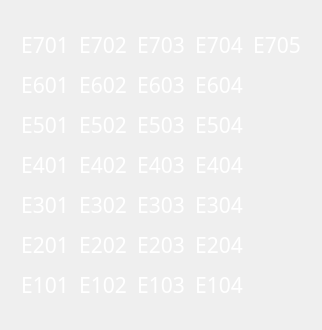
            <widget class="QWidget" name="bay_e_page">
             <layout class="QVBoxLayout" name="verticalLayout_35">
              <item>
               <widget class="QFrame" name="frame_30">
                <property name="frameShape">
                 <enum>QFrame::NoFrame</enum>
                </property>
                <property name="frameShadow">
                 <enum>QFrame::Raised</enum>
                </property>
                <layout class="QHBoxLayout" name="horizontalLayout_9">
                 <property name="spacing">
                  <number>10</number>
                 </property>
                 <property name="leftMargin">
                  <number>10</number>
                 </property>
                 <property name="topMargin">
                  <number>10</number>
                 </property>
                 <property name="rightMargin">
                  <number>10</number>
                 </property>
                 <property name="bottomMargin">
                  <number>10</number>
                 </property>
                 <item>
                  <widget class="QFrame" name="frame_31">
                   <property name="frameShape">
                    <enum>QFrame::NoFrame</enum>
                   </property>
                   <property name="frameShadow">
                    <enum>QFrame::Raised</enum>
                   </property>
                   <layout class="QVBoxLayout" name="verticalLayout_34">
                    <property name="spacing">
                     <number>10</number>
                    </property>
                    <property name="leftMargin">
                     <number>0</number>
                    </property>
                    <property name="rightMargin">
                     <number>0</number>
                    </property>
                    <item>
                     <widget class="QLabel" name="e701">
                      <property name="font">
                       <font>
                        <family>Mitr SemiBold</family>
                        <pointsize>16</pointsize>
                       </font>
                      </property>
                      <property name="styleSheet">
                       <string notr="true">color: rgb(255, 255, 255);</string>
                      </property>
                      <property name="text">
                       <string>E701</string>
                      </property>
                      <property name="alignment">
                       <set>Qt::AlignCenter</set>
                      </property>
                     </widget>
                    </item>
                    <item>
                     <widget class="QLabel" name="e601">
                      <property name="font">
                       <font>
                        <family>Mitr SemiBold</family>
                        <pointsize>16</pointsize>
                       </font>
                      </property>
                      <property name="styleSheet">
                       <string notr="true">color: rgb(255, 255, 255);</string>
                      </property>
                      <property name="text">
                       <string>E601</string>
                      </property>
                      <property name="alignment">
                       <set>Qt::AlignCenter</set>
                      </property>
                     </widget>
                    </item>
                    <item>
                     <widget class="QLabel" name="e501">
                      <property name="font">
                       <font>
                        <family>Mitr SemiBold</family>
                        <pointsize>16</pointsize>
                       </font>
                      </property>
                      <property name="styleSheet">
                       <string notr="true">color: rgb(255, 255, 255);</string>
                      </property>
                      <property name="text">
                       <string>E501</string>
                      </property>
                      <property name="alignment">
                       <set>Qt::AlignCenter</set>
                      </property>
                     </widget>
                    </item>
                    <item>
                     <widget class="QLabel" name="e401">
                      <property name="font">
                       <font>
                        <family>Mitr SemiBold</family>
                        <pointsize>16</pointsize>
                       </font>
                      </property>
                      <property name="styleSheet">
                       <string notr="true">color: rgb(255, 255, 255);</string>
                      </property>
                      <property name="text">
                       <string>E401</string>
                      </property>
                      <property name="alignment">
                       <set>Qt::AlignCenter</set>
                      </property>
                     </widget>
                    </item>
                    <item>
                     <widget class="QLabel" name="e301">
                      <property name="font">
                       <font>
                        <family>Mitr SemiBold</family>
                        <pointsize>16</pointsize>
                       </font>
                      </property>
                      <property name="styleSheet">
                       <string notr="true">color: rgb(255, 255, 255);</string>
                      </property>
                      <property name="text">
                       <string>E301</string>
                      </property>
                      <property name="alignment">
                       <set>Qt::AlignCenter</set>
                      </property>
                     </widget>
                    </item>
                    <item>
                     <widget class="QLabel" name="e201">
                      <property name="font">
                       <font>
                        <family>Mitr SemiBold</family>
                        <pointsize>16</pointsize>
                       </font>
                      </property>
                      <property name="styleSheet">
                       <string notr="true">color: rgb(255, 255, 255);</string>
                      </property>
                      <property name="text">
                       <string>E201</string>
                      </property>
                      <property name="alignment">
                       <set>Qt::AlignCenter</set>
                      </property>
                     </widget>
                    </item>
                    <item>
                     <widget class="QLabel" name="e101">
                      <property name="font">
                       <font>
                        <family>Mitr SemiBold</family>
                        <pointsize>16</pointsize>
                       </font>
                      </property>
                      <property name="styleSheet">
                       <string notr="true">color: rgb(255, 255, 255);</string>
                      </property>
                      <property name="text">
                       <string>E101</string>
                      </property>
                      <property name="alignment">
                       <set>Qt::AlignCenter</set>
                      </property>
                     </widget>
                    </item>
                   </layout>
                  </widget>
                 </item>
                 <item>
                  <widget class="QFrame" name="frame_32">
                   <property name="frameShape">
                    <enum>QFrame::NoFrame</enum>
                   </property>
                   <property name="frameShadow">
                    <enum>QFrame::Raised</enum>
                   </property>
                   <layout class="QVBoxLayout" name="verticalLayout_36">
                    <property name="spacing">
                     <number>10</number>
                    </property>
                    <property name="leftMargin">
                     <number>0</number>
                    </property>
                    <property name="rightMargin">
                     <number>0</number>
                    </property>
                    <item>
                     <widget class="QLabel" name="e702">
                      <property name="font">
                       <font>
                        <family>Mitr SemiBold</family>
                        <pointsize>16</pointsize>
                       </font>
                      </property>
                      <property name="styleSheet">
                       <string notr="true">color: rgb(255, 255, 255);</string>
                      </property>
                      <property name="text">
                       <string>E702</string>
                      </property>
                      <property name="alignment">
                       <set>Qt::AlignCenter</set>
                      </property>
                     </widget>
                    </item>
                    <item>
                     <widget class="QLabel" name="e602">
                      <property name="font">
                       <font>
                        <family>Mitr SemiBold</family>
                        <pointsize>16</pointsize>
                       </font>
                      </property>
                      <property name="styleSheet">
                       <string notr="true">color: rgb(255, 255, 255);</string>
                      </property>
                      <property name="text">
                       <string>E602</string>
                      </property>
                      <property name="alignment">
                       <set>Qt::AlignCenter</set>
                      </property>
                     </widget>
                    </item>
                    <item>
                     <widget class="QLabel" name="e502">
                      <property name="font">
                       <font>
                        <family>Mitr SemiBold</family>
                        <pointsize>16</pointsize>
                       </font>
                      </property>
                      <property name="styleSheet">
                       <string notr="true">color: rgb(255, 255, 255);</string>
                      </property>
                      <property name="text">
                       <string>E502</string>
                      </property>
                      <property name="alignment">
                       <set>Qt::AlignCenter</set>
                      </property>
                     </widget>
                    </item>
                    <item>
                     <widget class="QLabel" name="e402">
                      <property name="font">
                       <font>
                        <family>Mitr SemiBold</family>
                        <pointsize>16</pointsize>
                       </font>
                      </property>
                      <property name="styleSheet">
                       <string notr="true">color: rgb(255, 255, 255);</string>
                      </property>
                      <property name="text">
                       <string>E402</string>
                      </property>
                      <property name="alignment">
                       <set>Qt::AlignCenter</set>
                      </property>
                     </widget>
                    </item>
                    <item>
                     <widget class="QLabel" name="e302">
                      <property name="font">
                       <font>
                        <family>Mitr SemiBold</family>
                        <pointsize>16</pointsize>
                       </font>
                      </property>
                      <property name="styleSheet">
                       <string notr="true">color: rgb(255, 255, 255);</string>
                      </property>
                      <property name="text">
                       <string>E302</string>
                      </property>
                      <property name="alignment">
                       <set>Qt::AlignCenter</set>
                      </property>
                     </widget>
                    </item>
                    <item>
                     <widget class="QLabel" name="e202">
                      <property name="font">
                       <font>
                        <family>Mitr SemiBold</family>
                        <pointsize>16</pointsize>
                       </font>
                      </property>
                      <property name="styleSheet">
                       <string notr="true">color: rgb(255, 255, 255);</string>
                      </property>
                      <property name="text">
                       <string>E202</string>
                      </property>
                      <property name="alignment">
                       <set>Qt::AlignCenter</set>
                      </property>
                     </widget>
                    </item>
                    <item>
                     <widget class="QLabel" name="e102">
                      <property name="font">
                       <font>
                        <family>Mitr SemiBold</family>
                        <pointsize>16</pointsize>
                       </font>
                      </property>
                      <property name="styleSheet">
                       <string notr="true">color: rgb(255, 255, 255);</string>
                      </property>
                      <property name="text">
                       <string>E102</string>
                      </property>
                      <property name="alignment">
                       <set>Qt::AlignCenter</set>
                      </property>
                     </widget>
                    </item>
                   </layout>
                  </widget>
                 </item>
                 <item>
                  <widget class="QFrame" name="frame_33">
                   <property name="frameShape">
                    <enum>QFrame::NoFrame</enum>
                   </property>
                   <property name="frameShadow">
                    <enum>QFrame::Raised</enum>
                   </property>
                   <layout class="QVBoxLayout" name="verticalLayout_37">
                    <property name="spacing">
                     <number>10</number>
                    </property>
                    <property name="leftMargin">
                     <number>0</number>
                    </property>
                    <property name="rightMargin">
                     <number>0</number>
                    </property>
                    <item>
                     <widget class="QLabel" name="e703">
                      <property name="font">
                       <font>
                        <family>Mitr SemiBold</family>
                        <pointsize>16</pointsize>
                       </font>
                      </property>
                      <property name="styleSheet">
                       <string notr="true">color: rgb(255, 255, 255);</string>
                      </property>
                      <property name="text">
                       <string>E703</string>
                      </property>
                      <property name="alignment">
                       <set>Qt::AlignCenter</set>
                      </property>
                     </widget>
                    </item>
                    <item>
                     <widget class="QLabel" name="e603">
                      <property name="font">
                       <font>
                        <family>Mitr SemiBold</family>
                        <pointsize>16</pointsize>
                       </font>
                      </property>
                      <property name="styleSheet">
                       <string notr="true">color: rgb(255, 255, 255);</string>
                      </property>
                      <property name="text">
                       <string>E603</string>
                      </property>
                      <property name="alignment">
                       <set>Qt::AlignCenter</set>
                      </property>
                     </widget>
                    </item>
                    <item>
                     <widget class="QLabel" name="e503">
                      <property name="font">
                       <font>
                        <family>Mitr SemiBold</family>
                        <pointsize>16</pointsize>
                       </font>
                      </property>
                      <property name="styleSheet">
                       <string notr="true">color: rgb(255, 255, 255);</string>
                      </property>
                      <property name="text">
                       <string>E503</string>
                      </property>
                      <property name="alignment">
                       <set>Qt::AlignCenter</set>
                      </property>
                     </widget>
                    </item>
                    <item>
                     <widget class="QLabel" name="e403">
                      <property name="font">
                       <font>
                        <family>Mitr SemiBold</family>
                        <pointsize>16</pointsize>
                       </font>
                      </property>
                      <property name="styleSheet">
                       <string notr="true">color: rgb(255, 255, 255);</string>
                      </property>
                      <property name="text">
                       <string>E403</string>
                      </property>
                      <property name="alignment">
                       <set>Qt::AlignCenter</set>
                      </property>
                     </widget>
                    </item>
                    <item>
                     <widget class="QLabel" name="e303">
                      <property name="font">
                       <font>
                        <family>Mitr SemiBold</family>
                        <pointsize>16</pointsize>
                       </font>
                      </property>
                      <property name="styleSheet">
                       <string notr="true">color: rgb(255, 255, 255);</string>
                      </property>
                      <property name="text">
                       <string>E303</string>
                      </property>
                      <property name="alignment">
                       <set>Qt::AlignCenter</set>
                      </property>
                     </widget>
                    </item>
                    <item>
                     <widget class="QLabel" name="e203">
                      <property name="font">
                       <font>
                        <family>Mitr SemiBold</family>
                        <pointsize>16</pointsize>
                       </font>
                      </property>
                      <property name="styleSheet">
                       <string notr="true">color: rgb(255, 255, 255);</string>
                      </property>
                      <property name="text">
                       <string>E203</string>
                      </property>
                      <property name="alignment">
                       <set>Qt::AlignCenter</set>
                      </property>
                     </widget>
                    </item>
                    <item>
                     <widget class="QLabel" name="e103">
                      <property name="font">
                       <font>
                        <family>Mitr SemiBold</family>
                        <pointsize>16</pointsize>
                       </font>
                      </property>
                      <property name="styleSheet">
                       <string notr="true">color: rgb(255, 255, 255);</string>
                      </property>
                      <property name="text">
                       <string>E103</string>
                      </property>
                      <property name="alignment">
                       <set>Qt::AlignCenter</set>
                      </property>
                     </widget>
                    </item>
                   </layout>
                  </widget>
                 </item>
                 <item>
                  <widget class="QFrame" name="frame_34">
                   <property name="frameShape">
                    <enum>QFrame::NoFrame</enum>
                   </property>
                   <property name="frameShadow">
                    <enum>QFrame::Raised</enum>
                   </property>
                   <layout class="QVBoxLayout" name="verticalLayout_38">
                    <property name="spacing">
                     <number>10</number>
                    </property>
                    <property name="leftMargin">
                     <number>0</number>
                    </property>
                    <property name="rightMargin">
                     <number>0</number>
                    </property>
                    <item>
                     <widget class="QLabel" name="e704">
                      <property name="font">
                       <font>
                        <family>Mitr SemiBold</family>
                        <pointsize>16</pointsize>
                       </font>
                      </property>
                      <property name="styleSheet">
                       <string notr="true">color: rgb(255, 255, 255);</string>
                      </property>
                      <property name="text">
                       <string>E704</string>
                      </property>
                      <property name="alignment">
                       <set>Qt::AlignCenter</set>
                      </property>
                     </widget>
                    </item>
                    <item>
                     <widget class="QLabel" name="e604">
                      <property name="font">
                       <font>
                        <family>Mitr SemiBold</family>
                        <pointsize>16</pointsize>
                       </font>
                      </property>
                      <property name="styleSheet">
                       <string notr="true">color: rgb(255, 255, 255);</string>
                      </property>
                      <property name="text">
                       <string>E604</string>
                      </property>
                      <property name="alignment">
                       <set>Qt::AlignCenter</set>
                      </property>
                     </widget>
                    </item>
                    <item>
                     <widget class="QLabel" name="e504">
                      <property name="font">
                       <font>
                        <family>Mitr SemiBold</family>
                        <pointsize>16</pointsize>
                       </font>
                      </property>
                      <property name="styleSheet">
                       <string notr="true">color: rgb(255, 255, 255);</string>
                      </property>
                      <property name="text">
                       <string>E504</string>
                      </property>
                      <property name="alignment">
                       <set>Qt::AlignCenter</set>
                      </property>
                     </widget>
                    </item>
                    <item>
                     <widget class="QLabel" name="e404">
                      <property name="font">
                       <font>
                        <family>Mitr SemiBold</family>
                        <pointsize>16</pointsize>
                       </font>
                      </property>
                      <property name="styleSheet">
                       <string notr="true">color: rgb(255, 255, 255);</string>
                      </property>
                      <property name="text">
                       <string>E404</string>
                      </property>
                      <property name="alignment">
                       <set>Qt::AlignCenter</set>
                      </property>
                     </widget>
                    </item>
                    <item>
                     <widget class="QLabel" name="e304">
                      <property name="font">
                       <font>
                        <family>Mitr SemiBold</family>
                        <pointsize>16</pointsize>
                       </font>
                      </property>
                      <property name="styleSheet">
                       <string notr="true">color: rgb(255, 255, 255);</string>
                      </property>
                      <property name="text">
                       <string>E304</string>
                      </property>
                      <property name="alignment">
                       <set>Qt::AlignCenter</set>
                      </property>
                     </widget>
                    </item>
                    <item>
                     <widget class="QLabel" name="e204">
                      <property name="font">
                       <font>
                        <family>Mitr SemiBold</family>
                        <pointsize>16</pointsize>
                       </font>
                      </property>
                      <property name="styleSheet">
                       <string notr="true">color: rgb(255, 255, 255);</string>
                      </property>
                      <property name="text">
                       <string>E204</string>
                      </property>
                      <property name="alignment">
                       <set>Qt::AlignCenter</set>
                      </property>
                     </widget>
                    </item>
                    <item>
                     <widget class="QLabel" name="e104">
                      <property name="font">
                       <font>
                        <family>Mitr SemiBold</family>
                        <pointsize>16</pointsize>
                       </font>
                      </property>
                      <property name="styleSheet">
                       <string notr="true">color: rgb(255, 255, 255);</string>
                      </property>
                      <property name="text">
                       <string>E104</string>
                      </property>
                      <property name="alignment">
                       <set>Qt::AlignCenter</set>
                      </property>
                     </widget>
                    </item>
                   </layout>
                  </widget>
                 </item>
                 <item>
                  <widget class="QFrame" name="frame_35">
                   <property name="frameShape">
                    <enum>QFrame::NoFrame</enum>
                   </property>
                   <property name="frameShadow">
                    <enum>QFrame::Raised</enum>
                   </property>
                   <layout class="QVBoxLayout" name="verticalLayout_39">
                    <property name="spacing">
                     <number>10</number>
                    </property>
                    <property name="leftMargin">
                     <number>0</number>
                    </property>
                    <property name="rightMargin">
                     <number>0</number>
                    </property>
                    <item>
                     <widget class="QLabel" name="e705">
                      <property name="font">
                       <font>
                        <family>Mitr SemiBold</family>
                        <pointsize>16</pointsize>
                       </font>
                      </property>
                      <property name="styleSheet">
                       <string notr="true">color: rgb(255, 255, 255);</string>
                      </property>
                      <property name="text">
                       <string>E705</string>
                      </property>
                      <property name="alignment">
                       <set>Qt::AlignCenter</set>
                      </property>
                     </widget>
                    </item>
                    <item>
                     <widget class="QLabel" name="e601_5">
                      <property name="font">
                       <font>
                        <family>Mitr SemiBold</family>
                        <pointsize>16</pointsize>
                       </font>
                      </property>
                      <property name="text">
                       <string/>
                      </property>
                      <property name="alignment">
                       <set>Qt::AlignCenter</set>
                      </property>
                     </widget>
                    </item>
                    <item>
                     <widget class="QLabel" name="e501_5">
                      <property name="font">
                       <font>
                        <family>Mitr SemiBold</family>
                        <pointsize>16</pointsize>
                       </font>
                      </property>
                      <property name="text">
                       <string/>
                      </property>
                      <property name="alignment">
                       <set>Qt::AlignCenter</set>
                      </property>
                     </widget>
                    </item>
                    <item>
                     <widget class="QLabel" name="e401_5">
                      <property name="font">
                       <font>
                        <family>Mitr SemiBold</family>
                        <pointsize>16</pointsize>
                       </font>
                      </property>
                      <property name="text">
                       <string/>
                      </property>
                      <property name="alignment">
                       <set>Qt::AlignCenter</set>
                      </property>
                     </widget>
                    </item>
                    <item>
                     <widget class="QLabel" name="e301_5">
                      <property name="font">
                       <font>
                        <family>Mitr SemiBold</family>
                        <pointsize>16</pointsize>
                       </font>
                      </property>
                      <property name="text">
                       <string/>
                      </property>
                      <property name="alignment">
                       <set>Qt::AlignCenter</set>
                      </property>
                     </widget>
                    </item>
                    <item>
                     <widget class="QLabel" name="e201_5">
                      <property name="font">
                       <font>
                        <family>Mitr SemiBold</family>
                        <pointsize>16</pointsize>
                       </font>
                      </property>
                      <property name="text">
                       <string/>
                      </property>
                      <property name="alignment">
                       <set>Qt::AlignCenter</set>
                      </property>
                     </widget>
                    </item>
                    <item>
                     <widget class="QLabel" name="e101_5">
                      <property name="font">
                       <font>
                        <family>Mitr SemiBold</family>
                        <pointsize>16</pointsize>
                       </font>
                      </property>
                      <property name="text">
                       <string/>
                      </property>
                      <property name="alignment">
                       <set>Qt::AlignCenter</set>
                      </property>
                     </widget>
                    </item>
                   </layout>
                  </widget>
                 </item>
                </layout>
               </widget>
              </item>
             </layout>
            </widget>
